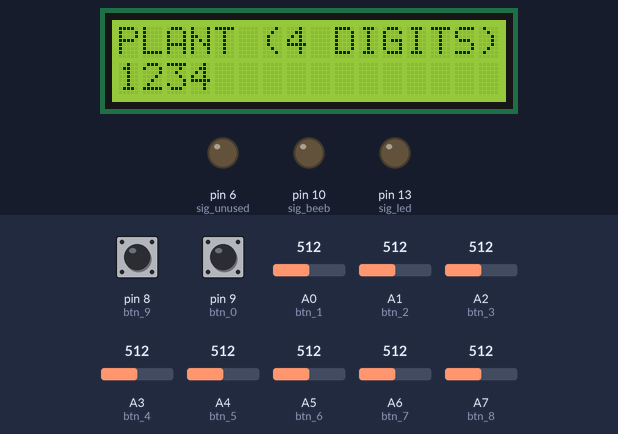
A sketch run on a simulated Arduino Nano, built with avr-gcc and run on an emulated ATmega328P. On the bench: 16×2 character LCD, output pins drawn as LEDs (lit = HIGH). The inputs (shaded band) are chosen by the test bench; at power-on: pin 8 (btn_9) LOW, pin 9 (btn_0) LOW, A0 (btn_1) = 512, A1 (btn_2) = 512, A2 (btn_3) = 512, A3 (btn_4) = 512, A4 (btn_5) = 512, A5 (btn_6) = 512, A6 (btn_7) = 512, A7 (btn_8) = 512.

Above: at 0.4 s.
At 0.9 s:
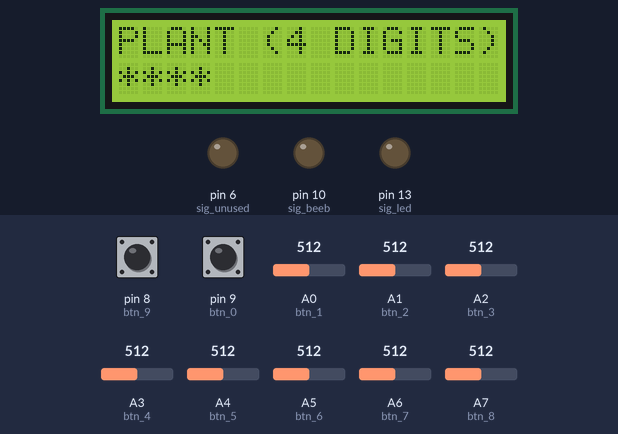
At 19.73 s:
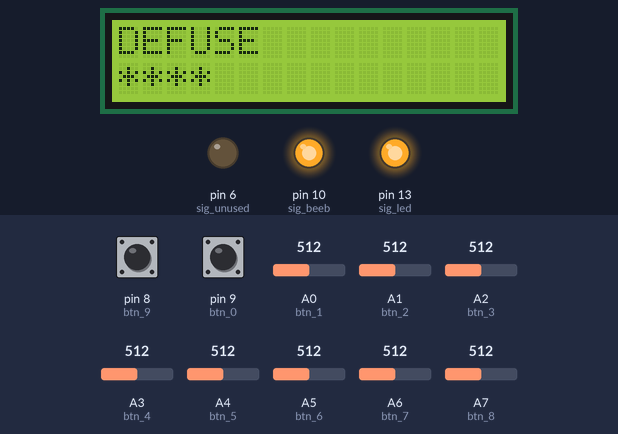
At 39.2 s:
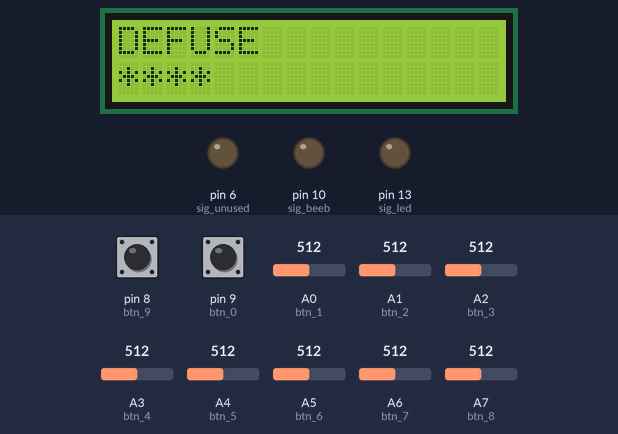
Timing chart, 0 to 40.0 s (numbered marks = the images above):
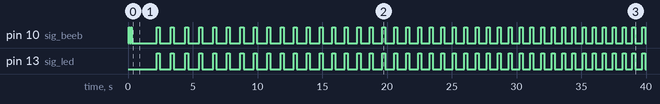

The sketch:

Source.ino
```cpp
#include <LiquidCrystal.h>


//key input pins
short int btn_1 = A0;
short int btn_2 = A1;
short int btn_3 = A2;
short int btn_4 = A3;
short int btn_5 = A4;
short int btn_6 = A5;
short int btn_7 = A6;
short int btn_8 = A7;
short int btn_9 = 8;
short int btn_0 = 9;

//signal output pin
short int sig_led = 13;
short int sig_beeb = 10;
short int sig_unused= 6;
short int sig_trigger = 7;

//key state to only trigger on LOW to HIGH
short int btn_1_state = LOW;
short int btn_2_state = LOW;
short int btn_3_state = LOW;
short int btn_4_state = LOW;
short int btn_5_state = LOW;
short int btn_6_state = LOW;
short int btn_7_state = LOW;
short int btn_8_state = LOW;
short int btn_9_state = LOW;
short int btn_0_state = LOW;

//keyword
short int keyword_length = 4;
String keyword = "";

//countdown constants
short int countdown_seconds = 15;
short int countdown_minutes = 1;


// initialize lcd
LiquidCrystal lcd(12, 11, 5, 4, 3, 2);


void setup()
{
  //pinMode(btn_9, INPUT);
  //pinMode(btn_0, INPUT);
  pinMode(sig_led, OUTPUT);
  pinMode(sig_beeb, OUTPUT);
  pinMode(sig_unused, OUTPUT);
  pinMode(sig_trigger, OUTPUT);

  lcd.begin(16, 2);
}

short int getPressedButton()
{
  short int btn = -1;

  if(digitalRead(btn_0) && btn_0_state != HIGH)
  {
    btn = 0;
    btn_0_state = HIGH;
  }
  else if(analogRead(btn_1)>500 && btn_1_state != HIGH)
  {
    btn = 1;
    btn_1_state = HIGH;
  }
  else if(analogRead(btn_2)>500 && btn_2_state != HIGH)
  {
    btn = 2;
    btn_2_state = HIGH;
  }
  else if(analogRead(btn_3)>500 && btn_3_state != HIGH)
  {
    btn = 3;
    btn_3_state = HIGH;
  }
  else if(analogRead(btn_4)>500 && btn_4_state != HIGH)
  {
    btn = 4;
    btn_4_state = HIGH;
  }
  else if(analogRead(btn_5)>500 && btn_5_state != HIGH)
  {
    btn = 5;
    btn_5_state = HIGH;
  }
  else if(analogRead(btn_6)>500 && btn_6_state != HIGH)
  {
    btn = 6;
    btn_6_state = HIGH;
  }
  else if(analogRead(btn_7)>500 && btn_7_state != HIGH)
  {
    btn = 7;
    btn_7_state = HIGH;
  }
  else if(analogRead(btn_8)>500 && btn_8_state != HIGH)
  {
    btn = 8;
    btn_8_state = HIGH;
  }
  else if(digitalRead(btn_9) && btn_9_state != HIGH)
  {
    btn = 9;
    btn_9_state = HIGH;
  }

  if(!digitalRead(btn_0) && btn_0_state == HIGH)
  {
    btn_0_state = LOW;
  }
  if(analogRead(btn_1)<300  && btn_1_state == HIGH)
  {
    btn_1_state = LOW;
  }
  if(analogRead(btn_2)<300 && btn_2_state == HIGH)
  {
    btn_2_state = LOW;
  }
  if(analogRead(btn_3)<300 && btn_3_state == HIGH)
  {
    btn_3_state = LOW;
  }
  if(analogRead(btn_4)<300 && btn_4_state == HIGH)
  {
    btn_4_state = LOW;
  }
  if(analogRead(btn_5)<300 && btn_5_state == HIGH)
  {
    btn_5_state = LOW;
  }
  if(analogRead(btn_6)<300 && btn_6_state == HIGH)
  {
    btn_6_state = LOW;
  }
  if(analogRead(btn_7)<300 && btn_7_state == HIGH)
  {
    btn_7_state = LOW;
  }
  if(analogRead(btn_8)<300 && btn_8_state == HIGH)
  {
    btn_8_state = LOW;
  }
  if(!digitalRead(btn_9) && btn_9_state == HIGH)
  {
    btn_9_state = LOW;
  }

  return btn;
}

void plantBomb()
{
  lcd.clear();

  //promt keyword
  lcd.setCursor(0, 0);
  lcd.print("PLANT (" + String(keyword_length) + " DIGITS)");
  lcd.setCursor(0, 1);

  digitalWrite(sig_beeb, HIGH);
  delay(80);
  digitalWrite(sig_beeb, LOW);
  delay(80);
  digitalWrite(sig_beeb, HIGH);
  delay(80);
  digitalWrite(sig_beeb, LOW);

  //reset keyword
  keyword = "";
  short int key_count = 0;

  //map keys to keyword position
  while(key_count < keyword_length)
  {
    short int btn = getPressedButton();
    if(btn>=0)
    {
      lcd.print(btn);
      keyword += String(btn);
      key_count ++;
    }

  }

  delay(500);

  //hide keyword
  lcd.setCursor(0, 1);
  for(int i = 0; i<keyword_length; i++)
  {
    lcd.print("*");
  }
}

bool defuseBomb()
{
  lcd.clear();

  //promt keyword
  lcd.setCursor(0, 0);
  lcd.print("DEFUSE");
  //hide keyword
  lcd.setCursor(0, 1);
  for(int j = 0; j<keyword_length; j++)
  {
    lcd.print("*");
  }
  lcd.setCursor(0, 1);

  unsigned long countdown = countdown_seconds*1000 + countdown_minutes*60000;
  unsigned long timer = 0;

  short int sig_state = LOW;

  while (true)
  {
    int i = 0;

    while (i < keyword_length)
    {
      delay(10);
      countdown -= 10;
      timer += 10;

      if ( (timer*100 >= countdown || timer >= 1500) && sig_state == LOW)
      {
        sig_state = HIGH;

        digitalWrite(sig_led, sig_state);
        digitalWrite(sig_beeb, sig_state);

        timer = 0;
      }
      if ( (timer*100 >= countdown || timer >= 200) && sig_state == HIGH)
      {
          sig_state = LOW;

        digitalWrite(sig_led, sig_state);
        digitalWrite(sig_beeb, sig_state);

        timer = 0;
      }

      if (countdown <= 20)
      {
        digitalWrite(sig_led, LOW);
        digitalWrite(sig_beeb, LOW);
        return false;
      }


      String tmp = "";
      tmp += keyword.charAt(i);
      short int val = tmp.toInt();

      short int btn = getPressedButton();
      if(btn == val)
      {
        lcd.print(btn);
        i++;
      }
      else if (btn >= 0)
      {
        //hide keyword
        lcd.setCursor(0, 1);
        for(int j = 0; j<keyword_length; j++)
        {
          lcd.print("*");
        }
        lcd.setCursor(0, 1);
        break;
      }
    }

    if(i == keyword_length)
    {
      digitalWrite(sig_led, LOW);
      digitalWrite(sig_beeb, LOW);
      return true;
    }
  }
}

void triggerResult(bool trigger)
{
  lcd.clear();

  if(trigger)
  {
    lcd.setCursor(0, 0);
    lcd.print("BOMB DEFUSED");
  }
  else
  {
    lcd.setCursor(0, 0);
    lcd.print("BOMB DETONATED");

    /*
    digitalWrite(sig_trigger, HIGH);
    delay(500);
    digitalWrite(sig_trigger, LOW);
    */
  }
}

void loop()
{
  plantBomb();

  delay(500);

  bool result = defuseBomb();

  delay(500);

  triggerResult(result);

  while(true)
  {
    delay(1000);
  }
}
```

Measured:
- by itself, pin 13 (sig_led): repeats every 1.1 s: LOW 0.87 s, HIGH 0.24 s
- what the display in image 0 shows lasts 0.5 s, from 0.3 s to 0.8 s
